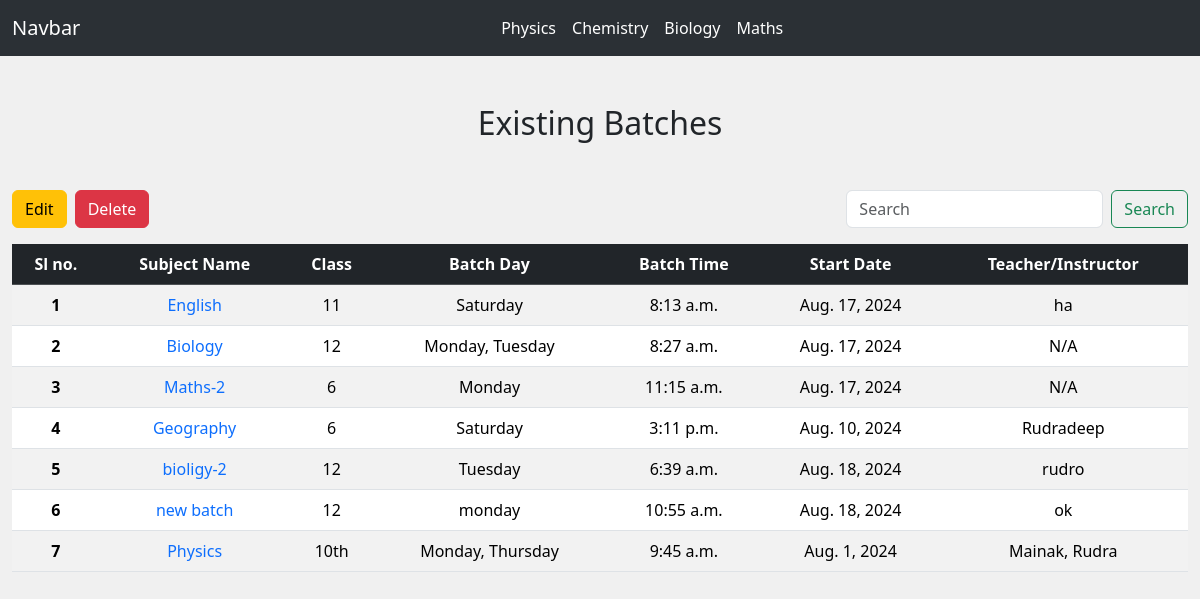
/view-batches/, run on the app's committed database.
### myapp/models.py (models this page shows, shortened)
class Batch(models.Model):
    subject_name = models.CharField(max_length=100)
    batch_name = models.CharField(max_length=100,default="")
    batch_time = models.TimeField()
    batch_day = models.CharField(max_length=50)
    class_level = models.CharField(max_length=50)
    class_mode = models.CharField(max_length=100)
    start_date = models.DateField(default=timezone.now)
    teacher_name = models.CharField(max_length=100)
    students = models.ManyToManyField(Student, related_name='batches')

### myapp/views.py (the view)
# urls.py: path('view-batches/', view_batches, name='view_batches'),
def view_batches(request):
    search_query = request.GET.get('search', '')
    if search_query:
        batches = Batch.objects.filter(
            Q(subject_name__icontains=search_query) |
            Q(class_level__icontains=search_query) |
            Q(batch_day__icontains=search_query) |
            Q(teacher_name__icontains=search_query)
        )
    else:
        batches = Batch.objects.all()
    return render(request, 'view_batches.html', {'batches': batches})

### templates/view_batches.html (shortened to what this page needs)
{% extends "base.html" %}
{% block body %}
<div class="container-fluid py-5">
    <h2 class="text-center mb-5">Existing Batches</h2>
    <div class="d-flex mb-3">
        <button type="button" class="btn btn-warning me-2" id="toggleEdit">Edit</button>
        <button type="button" class="btn btn-danger" id="toggleDelete">Delete</button>
        <form class="d-inline-flex ms-auto" method="GET" action="{% url 'view_batches' %}" role="search">
            <input class="form-control me-2" type="search" name="search" placeholder="Search" aria-label="Search" value="{{ request.GET.search }}">
            <button class="btn btn-outline-success" type="submit">Search</button>
        </form>
    </div>
    <div class="table-responsive">
        <table class="table table-striped text-center">
            <thead class="table-dark">
                <tr>
                    <th scope="col">Sl no.</th>
                    <th scope="col">Subject Name</th>
                    <th scope="col">Class</th>
                    <th scope="col">Batch Day</th>
                    <th scope="col">Batch Time</th>
                    <th scope="col">Start Date</th>
                    <th scope="col">Teacher/Instructor</th>
                </tr>
            </thead>
            <tbody>
                {% for batch in batches %}
                <tr>
                    <th scope="row">{{ forloop.counter }}</th>
                    <td><a href="{% url 'batch_detail' batch.id %}" class="text-decoration-none">{{ batch.subject_name }}</a></td>
                    <td>{{ batch.class_level }}</td>
                    <td>{{ batch.batch_day }}</td>
                    <td>{{ batch.batch_time }}</td>
                    <td>{{ batch.start_date }}</td>
                    <td>{{ batch.teacher_name }}</td>
                </tr>
                {% empty %}
                <tr>
                    <td colspan="9" class="text-center">No batches available.</td>
                </tr>
                {% endfor %}
            </tbody>
        </table>
    </div>
</div>
{% endblock body %}

### data on the page
Batch: subject_name "English", class_level "11", batch_day "Saturday", batch_time "8:13 a.m.", start_date "Aug. 17, 2024", teacher_name "ha"
Batch: subject_name "Biology", class_level "12", batch_day "Monday, Tuesday", batch_time "8:27 a.m.", start_date "Aug. 17, 2024", teacher_name "N/A"
Batch: subject_name "Maths-2", class_level "6", batch_day "Monday", batch_time "11:15 a.m.", start_date "Aug. 17, 2024", teacher_name "N/A"
Batch: subject_name "Geography", class_level "6", batch_day "Saturday", batch_time "3:11 p.m.", start_date "Aug. 10, 2024", teacher_name "Rudradeep"
Batch: subject_name "bioligy-2", class_level "12", batch_day "Tuesday", batch_time "6:39 a.m.", start_date "Aug. 18, 2024", teacher_name "rudro"
Batch: subject_name "new batch", class_level "12", batch_day "monday", batch_time "10:55 a.m.", start_date "Aug. 18, 2024", teacher_name "ok"
Batch: subject_name "Physics", class_level "10th", batch_day "Monday, Thursday", batch_time "9:45 a.m.", start_date "Aug. 1, 2024", teacher_name "Mainak, Rudra"
